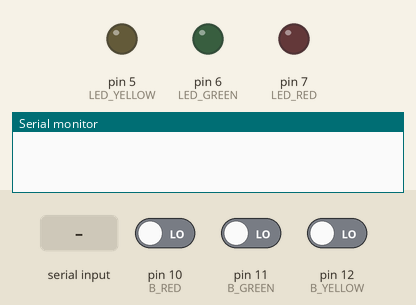
This sketch was run on a simulated Arduino Uno, built with avr-gcc and run on an emulated ATmega328P. Parts: output pins drawn as LEDs (lit = HIGH), the last lines printed to the serial monitor. The inputs (shaded band) are chosen by the test bench; at power-on: pin 10 (B_RED) LOW, pin 11 (B_GREEN) LOW, pin 12 (B_YELLOW) LOW. Random numbers use the default seed unless the sketch sets one.

Above: at 1.2 s.
1.3 s: "90,45\n" received over Serial
At 1.53 s:
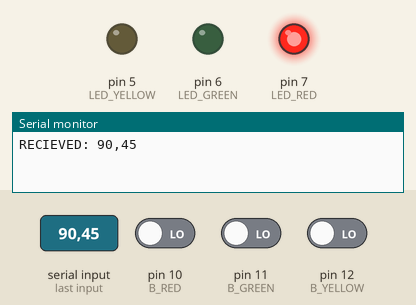
At 1.89 s:
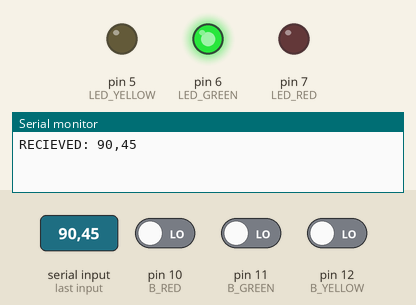
4.3 s: pin 10 (B_RED) driven HIGH and pin 11 (B_GREEN) driven HIGH
7.3 s: "1,90,45\n" received over Serial
At 9.8 s:
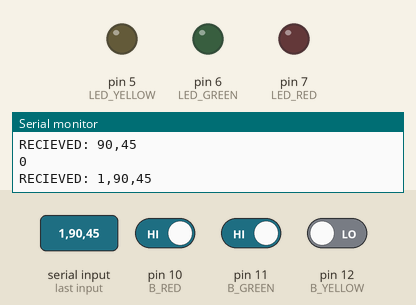
Timing chart, 0 to 11.3 s (numbered marks = the images above; inputs shaded):
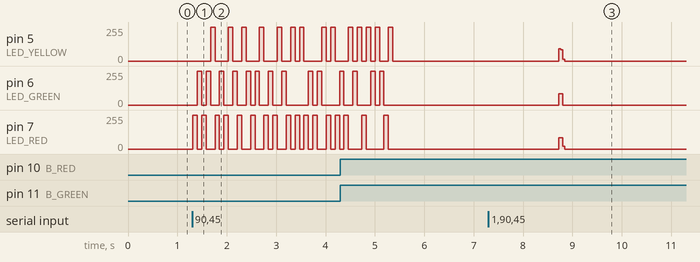

Measured:
- after the input at 1.3 s, pin 5 (LED_YELLOW): 0/255 → 255/255 after 0.37 s, → 0/255 0.09 s later, → 255/255 0.27 s later, → 0/255 0.09 s later, … (18 changes in this stretch); pin 6 (LED_GREEN): 0/255 → 255/255 after 0.10 s, → 0/255 0.09 s later, → 255/255 0.09 s later, → 0/255 0.09 s later, … (21 changes in this stretch)
- after the input at 7.3 s, pin 5 (LED_YELLOW): 0/255 → 92/255 after 1.4 s, → 84/255 0.04 s later, → 13/255 0.04 s later, → 0/255 0.04 s later; pin 6 (LED_GREEN), pin 7 (LED_RED): 0/255 → 86/255 after 1.4 s, → 0/255 0.08 s later

The sketch:

guess_game.ino
```cpp
int LED_YELLOW = 5;
int LED_GREEN = 6;
int LED_RED = 7;

int B_YELLOW = 12;
int B_GREEN = 11;
int B_RED = 10;


void setup() {
  Serial.begin(9600);
  pinMode(LED_RED,    OUTPUT);
  pinMode(LED_YELLOW, OUTPUT);
  pinMode(LED_GREEN,  OUTPUT);

  pinMode(B_RED,    INPUT);
  pinMode(B_YELLOW, INPUT);
  pinMode(B_GREEN,  INPUT);

  randomSeed(analogRead(A0));
}

void generate_random_led(int n, int* arr) {
  int prev = -1;
  for (int i = 0; i < n; i++){
    int r = random(1, 4);
    while (r == prev)
      r = random(1, 4);
    prev = r;
    arr[i] = r;
  }
}
void clear() {
  digitalWrite(LED_RED, LOW);
  digitalWrite(LED_GREEN, LOW);
  digitalWrite(LED_YELLOW, LOW);
}

void show_lights(int* arr, int n, int SPEED) {
  for (int i = 0; i < n; i++){
    int r = arr[i];
    switch(r) {
      case 1:
        digitalWrite(LED_YELLOW, HIGH);
        delay(SPEED);
        digitalWrite(LED_YELLOW, LOW);
        break;
      case 2:
        digitalWrite(LED_GREEN, HIGH);
        delay(SPEED);
        digitalWrite(LED_GREEN, LOW);
        break;
      case 3:
        digitalWrite(LED_RED, HIGH);
        delay(SPEED);
        digitalWrite(LED_RED, LOW);
        break;
    }
  }
}
void read_input(int *input, int n) {
  int i =0;
  int prev = -1;
  while (i < n){
    int red = digitalRead(B_RED);
    int yellow = digitalRead(B_YELLOW);
    int green = digitalRead(B_GREEN);

    if (yellow && prev != 1) {
        input[i++] = 1;
        prev = 1;
    }
    if (green && prev != 2){
        input[i++] = 2;
        prev = 2;
    }
    if (red && prev != 3){
        input[i++] = 3;
        prev = 3;
      }
    delay(100);
  }
}

bool check_input(int *input, int *arr, int n){
  for (int i = 0; i < n; i++){
    if (input[i] != arr[i]){
      return false;
    }
  }
  return true;
}
void loop() {
  while (Serial.available() <= 0){
      ;
  }
  int REP = 4;
  int SPEED = 100;
  String message = Serial.readStringUntil('\n');
  int indx = message.indexOf(',');
  if (indx > 0){
    String speed_str = message.substring(0, indx);
    String repeat_str = message.substring(indx+1);
    SPEED = speed_str.toInt();
    REP = repeat_str.toInt();
  }
  Serial.print("RECIEVED: ");
  Serial.println(message);
  int arr[REP], input[REP];
  clear();
  generate_random_led(REP, arr);
  show_lights(arr, REP, SPEED);
  read_input(input, REP);

  bool res = check_input(input, arr, REP);
  write_result(res);

}

void write_result(int res) {
  if (Serial){
    Serial.println(res);
    delay(1000);
  }
}
```
